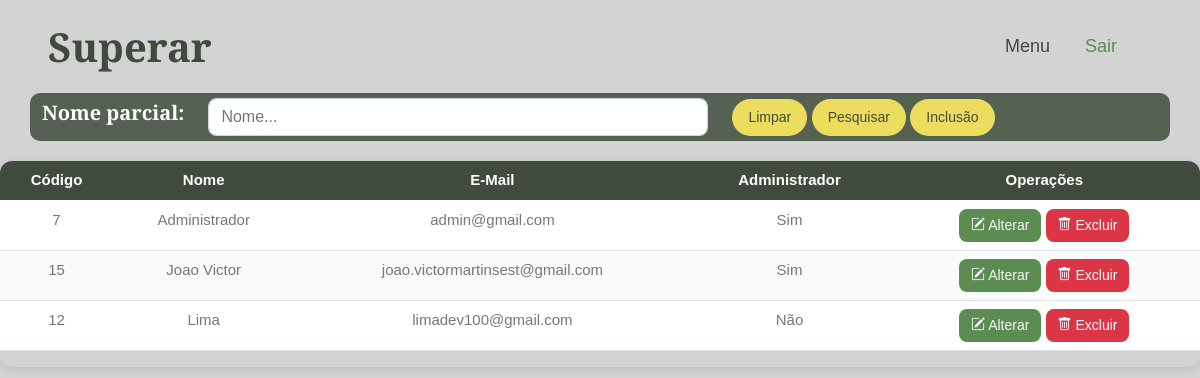
The app's page /ususelect.php (signed in) with its own data.
### tables this page shows
CREATE TABLE `usuario` (
  `id` int(11) NOT NULL,
  `nome` varchar(255) NOT NULL,
  `email` varchar(255) NOT NULL,
  `senha` varchar(255) NOT NULL,
  `master` enum('S','N') NOT NULL
);

### ususelect.php (the view, shortened to what this page needs)
<?php
include('connect.php');
$sql = 'SELECT * FROM usuario ORDER BY nome ASC';
$pesqnome = '';
if (isset($_POST['submit'])) {
    $pesqnome = mysqli_real_escape_string($con, $_POST['pesqnome']);
    $sql = "SELECT * FROM usuario WHERE nome LIKE '%$pesqnome%' ORDER BY nome ASC";
} else {
    $sql = 'SELECT * FROM usuario ORDER BY nome ASC';
}
$result = mysqli_query($con, $sql);
?>
<!DOCTYPE html>
<html lang="en">
<head>
    <link href="https://cdnjs.cloudflare.com/ajax/libs/font-awesome/5.10.0/css/all.min.css" rel="stylesheet">
    <link href="https://cdn.jsdelivr.net/npm/bootstrap-icons@1.4.1/font/bootstrap-icons.css" rel="stylesheet">
    <link href="lib/animate/animate.min.css" rel="stylesheet">
    <link href="lib/owlcarousel/assets/owl.carousel.min.css" rel="stylesheet">
    <link href="lib/lightbox/css/lightbox.min.css" rel="stylesheet">
    <link href="css/bootstrap.min.css" rel="stylesheet">
    <link href="css/style.css" rel="stylesheet">
</head>
<body>
    <nav class="navbar navbar-expand-lg  navbar-light sticky-top px-4 px-lg-5">
        <h1 class="m-0">Superar</h1>
        <div class="collapse navbar-collapse" id="navbarCollapse">
            <div class="navbar-nav ms-auto p-4 p-lg-0">
                <a href="menu.php" class="nav-item nav-link">Menu</a>
                <a href="logout.php" class="nav-item nav-link active">Sair</a>
            </div>
        </div>
    </nav>
    <div class="text-center mx-auto wow fadeInUp" data-wow-delay="0.1s">
        <div class="container" style="background-color: transparent;" width="200px;">
            <form method="post" action="">
                <div class="row align-items-center" style="background-color: #556152; padding-top:5px; padding-bottom:5px; border-radius: 10px;">
                    <div class="col-auto">
                        <h5 style="color: white;">Nome parcial:</h5>
                    </div>
                    <div class="col-auto">
                        <input type="text" name="pesqnome" id="pesqnome" class="form-control" placeholder="Nome..." style="width: 500px;" value="<?php echo $pesqnome; ?>">
                    </div>
                    <div class="col-auto">
                        <a href="ususelect.php" class="btn btn-secondary rounded-pill py-2 px-3">Limpar</a>
                        <button class="btn btn-secondary rounded-pill py-2 px-3" type="submit" name="submit">Pesquisar</button>
                        <a href="usuinsert.php" class="btn btn-secondary rounded-pill py-2 px-3">Inclusão</a>
                    </div>
                </div>
            </form>
        </div>
    </div>
    <div class="table-container">
        <table class="table table-hover text-center">
            <thead>
                <tr>
                    <th>Código</th>
                    <th>Nome</th>
                    <th>E-Mail</th>
                    <th>Administrador</th>
                    <th>Operações</th>
                </tr>
            </thead>
            <tbody>
                <?php
                if ($result && mysqli_num_rows($result) > 0) {
                    while ($row = mysqli_fetch_assoc($result)) {
                        echo "<tr>
                            <td>" . $row['id'] . "</td>
                            <td>" . $row['nome'] . "</td>
                            <td>" . $row['email'] . "</td>
                            <td>" . ($row['master'] == 'S' ? 'Sim' : 'Não') . "</td>
                            <td>
                                <a href='admupdate.php?updateid={$row['id']}' class='btn btn-sm btn-primary'>
                        <i class='bi bi-pencil-square'></i> Alterar
                      </a>
                      <a href='admdelete.php?deleteid={$row['id']}' class='btn btn-sm btn-danger'>
                        <i class='bi bi-trash'></i> Excluir
                      </a>
                            </td>
                          </tr>";
                    }
                } else {
                    echo "<tr><td colspan='5'>Nenhum usuário encontrado.</td></tr>";
                }
                ?>
            </tbody>
        </table>
    </div>
</body>
</html>

### css/style.css (style rules this page uses)
:root { --primary: #5B8C51; --secondary: #EDDD5E; --light: #F7F7F7; --dark: #404A3D; }
body { margin: 0; font-family: Poppins, sans-serif; background-color: #D3D3D3; }
.btn { transition: .5s; font-weight: 500; }
.btn-primary, .btn-outline-primary:hover { color: var(--light); }
.btn-secondary, .btn-outline-secondary:hover { color: var(--dark); }
.navbar.sticky-top { top: -100px; transition: .5s; }
.navbar .navbar-nav .nav-link { margin-right: 35px; padding: 25px 0; color: var(--dark); font-size: 18px; font-weight: 500; outline: none; }
.navbar .navbar-nav .nav-link:hover, .navbar .navbar-nav .nav-link.active { color: var(--primary); }

### ususelect.php (style rules this page uses)
.table-container { width: 100%; overflow-x: auto; margin-top: 20px; border-radius: 12px; box-shadow: 0 2px 8px rgba(0, 0, 0, 0.1); }
table { width: 100%; border-collapse: collapse; background: #fff; font-family: "Poppins", sans-serif; font-size: 15px; color: #333; }
thead { background: #404A3D; color: #fff; }
thead th { padding: 14px; text-align: center; font-weight: 600; }
tbody tr:nth-child(even) { background: #f9fafb; }
td { padding: 12px 14px; text-align: center; }
.btn { padding: 6px 12px; border-radius: 8px; border: none; cursor: pointer; font-size: 14px; font-weight: 500; transition: 0.2s; }

### records on screen
usuario: id "7", nome "Administrador", email "admin@gmail.com", master "Sim"
usuario: id "15", nome "Joao Victor", email "joao.victormartinsest@gmail.com", master "Sim"
usuario: id "12", nome "Lima", email "limadev100@gmail.com", master "Não"
